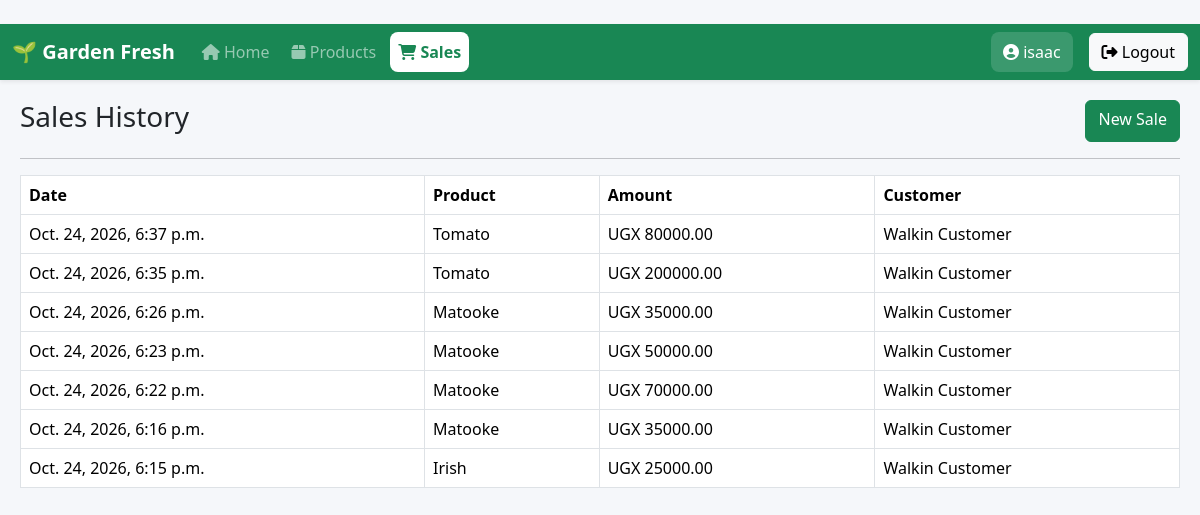
The app's page /sales/ (signed in) with its own data.
### sales/models.py (models this page shows, shortened)
class Sale(models.Model):
    product = models.ForeignKey(
        Product,
        on_delete=models.CASCADE,
        related_name='sales'
    )
    amount = models.DecimalField(
        max_digits=12,
        decimal_places=2
    )
    customer_name = models.CharField(
        max_length=100,
        blank=True,
        null=True
    )
    notes = models.TextField(
        blank=True,
        null=True
    )
    sale_date = models.DateTimeField(
        auto_now_add=True
    )

### inventory/models.py (models this page shows, shortened)
class Product(models.Model):
    name = models.CharField(
        max_length=100,
        unique=True
    )
    buying_price = models.DecimalField(
        max_digits=12,
        decimal_places=2,
        default=0
    )
    selling_price = models.DecimalField(
        max_digits=12,
        decimal_places=2,
        default=0
    )
    created_at = models.DateTimeField(
        auto_now_add=True
    )
    def __str__(self):
        return self.name

### sales/views.py (the view)
@login_required
def sale_list(request):
    sales = Sale.objects.order_by(
        '-sale_date'
    )
    return render(
        request,
        'sales/sale_list.html',
        {'sales': sales}
    )

### templates/sales/sale_list.html
﻿{% extends 'base.html' %}
{% block content %}
<div class="d-flex justify-content-between">
    <h3>Sales History</h3>
    <a href="{% url 'create_sale' %}"
       class="btn btn-success">
        New Sale
    </a>
</div>
<hr>
<table class="table table-bordered">
    <thead>
        <tr>
            <th>Date</th>
            <th>Product</th>
            <th>Amount</th>
            <th>Customer</th>
        </tr>
    </thead>
    <tbody>
        {% for sale in sales %}
        <tr>
            <td>{{ sale.sale_date }}</td>
            <td>{{ sale.product }}</td>
            <td>UGX {{ sale.amount }}</td>
            <td>{{ sale.customer_name }}</td>
        </tr>
        {% empty %}
        <tr>
            <td colspan="6">
                No sales recorded.
            </td>
        </tr>
        {% endfor %}
    </tbody>
</table>
{% endblock %}

### templates/base.html (shortened to what this page needs)
﻿{% load static %}
<!DOCTYPE html>
<html lang="en">
<head>
    <link href="https://cdn.jsdelivr.net/npm/bootstrap@5.3.3/dist/css/bootstrap.min.css"
          rel="stylesheet">
    <link href="https://cdnjs.cloudflare.com/ajax/libs/font-awesome/6.5.2/css/all.min.css"
          rel="stylesheet">
</head>
<body>
    <nav class="navbar navbar-expand-lg navbar-dark bg-success shadow-sm">
        <div class="container-fluid">
            <a class="navbar-brand"
               href="{% url 'home' %}">
                🌱 Garden Fresh
            </a>
            <div class="collapse navbar-collapse"
                 id="navbarNav">
                <ul class="navbar-nav me-auto">
                    <li class="nav-item">
                        <a class="nav-link {% if '/home/' in request.path %}active{% endif %}"
                           href="{% url 'home' %}">
                            <i class="fas fa-home"></i>
                            Home
                        </a>
                    </li>
                    <li class="nav-item">
                        <a class="nav-link {% if '/products/' in request.path %}active{% endif %}"
                           href="{% url 'product_list' %}">
                            <i class="fas fa-box"></i>
                            Products
                        </a>
                    </li>
                    <li class="nav-item">
                        <a class="nav-link {% if '/sales/' in request.path %}active{% endif %}"
                           href="{% url 'sale_list' %}">
                            <i class="fas fa-cart-shopping"></i>
                            Sales
                        </a>
                    </li>
                </ul>
                {% if request.user.is_authenticated %}
                <div class="d-flex flex-column flex-lg-row align-items-lg-center user-section">
                    <div class="user-badge text-white me-lg-3 mb-2 mb-lg-0">
                        <i class="fas fa-user-circle"></i>
                        {% if request.user.get_full_name %}
                        {{ request.user.get_full_name }}
                        {% else %}
                        {{ request.user.username }}
                        {% endif %}
                    </div>
                    <a href="{% url 'logout' %}"
                       class="btn btn-light logout-btn">
                        <i class="fas fa-sign-out-alt"></i>
                        Logout
                    </a>
                </div>
                {% endif %}
            </div>
        </div>
    </nav>
    <div class="container-fluid page-container">
        {% block content %}
        {% endblock %}
    </div>

### templates/base.html (style rules this page uses)
body { background-color: #f5f7fa; }
.navbar-brand { font-weight: bold; }
.nav-link { border-radius: 8px; margin: 0 3px; transition: 0.3s; }
.nav-link.active { background: white; color: #198754 !important; font-weight: 600; }
.user-badge { background: rgba(255,255,255,0.15); padding: 8px 12px; border-radius: 8px; }
.page-container { padding: 20px; }

### records on screen
Sale: sale_date "Oct. 24, 2026, 6:37 p.m.", product "Tomato", amount "80000.00", customer_name "Walkin Customer"
Sale: sale_date "Oct. 24, 2026, 6:35 p.m.", product "Tomato", amount "200000.00", customer_name "Walkin Customer"
Sale: sale_date "Oct. 24, 2026, 6:26 p.m.", product "Matooke", amount "35000.00", customer_name "Walkin Customer"
Sale: sale_date "Oct. 24, 2026, 6:23 p.m.", product "Matooke", amount "50000.00", customer_name "Walkin Customer"
Sale: sale_date "Oct. 24, 2026, 6:22 p.m.", product "Matooke", amount "70000.00", customer_name "Walkin Customer"
Sale: sale_date "Oct. 24, 2026, 6:16 p.m.", product "Matooke", amount "35000.00", customer_name "Walkin Customer"
Sale: sale_date "Oct. 24, 2026, 6:15 p.m.", product "Irish", amount "25000.00", customer_name "Walkin Customer"

### other values on screen
{{ request.user.username }} "isaac"
